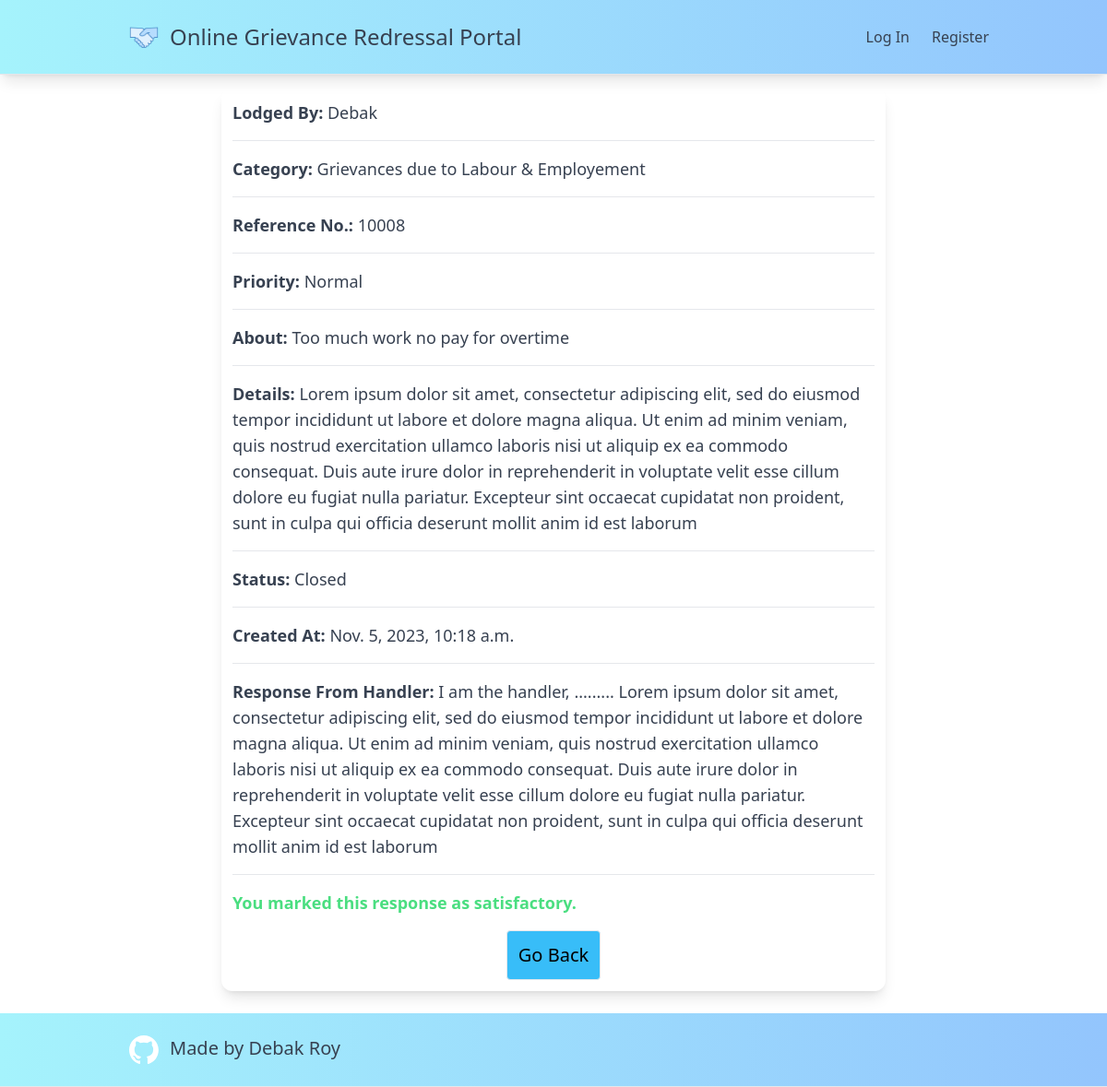
Screenshot of /grievance_detail/10008 with the database file from the repository.
### app/models.py (models this page shows, shortened)
class Grievance(models.Model):
    user = models.ForeignKey(User, on_delete=models.CASCADE, related_name='user')
    category = models.CharField(max_length=100)
    priority = models.CharField(max_length=100, choices=PRIORITY_CHOICES, default="Normal")
    details = models.CharField(max_length=2000)
    about = models.CharField(max_length=500, default="No Value")
    status = models.CharField(max_length=100, choices=STATUS_CHOICES, default="Registered")
    created_at = models.DateTimeField(auto_now_add=True)
    ref_no = models.IntegerField(default=100)
    handler_response = models.CharField(max_length=500, default="")
    satisfied = models.BooleanField(default=False)

class User(AbstractUser):
    phone_number = models.IntegerField(default=0)
    address = models.CharField(max_length=500, default="No Value")
    state = models.CharField(max_length=100, default="No Value")
    gender = models.CharField(max_length=50, default="No Value")
    handler = models.BooleanField(default=False)

### app/views.py (the view)
# urls.py: path("grievance_detail/<int:ref_no>", views.grievance_detail, name="grievance_detail"),
def grievance_detail(request, ref_no):
    grievance_obj = Grievance.objects.get(ref_no=ref_no)
    return render(request, 'app/grievance_detail.html', {
        "grievance": grievance_obj,
        "response_len": len(grievance_obj.handler_response),
    })

### app/templates/app/grievance_detail.html (shortened to what this page needs)
{% extends 'app/dash_base.html' %}
{% block body %}
<div class="mt-24 w-3/5 mx-auto text-xl grid grid-col-1 gap-4 shadow-lg p-3 rounded-xl">
    <p class="text-gray-700 text-lg"><strong>Lodged By:</strong> {{ grievance.user.username }}</p><hr>
    <p class="text-gray-700 text-lg"><strong>Category:</strong> {{ grievance.category }}</p><hr>
    <p class="text-gray-700 text-lg"><strong>Reference No.:</strong> {{ grievance.ref_no }}</p><hr>
    <p class="text-gray-700 text-lg"><strong>Priority:</strong> {{ grievance.priority }}</p><hr>
    <p class="text-gray-700 text-lg"><strong>About:</strong> {{ grievance.about }}</p><hr>
    <p class="text-gray-700 text-lg"><strong>Details:</strong> {{ grievance.details }}</p><hr>
    <p class="text-gray-700 text-lg"><strong>Status:</strong> {{ grievance.status }}</p><hr>
    <p class="text-gray-700 text-lg"><strong>Created At:</strong> {{ grievance.created_at }}</p><hr>
    {% if request.user.handler %}
        <div>
            <form action="{% url 'handler_response' grievance.ref_no%}" method="post" class="w-full mx-auto flex flex-col">
                {% csrf_token %}
                <label class="text-gray-700 text-lg" for="about"><strong>Respond:</strong></label>
                <textarea class="text-lg px-3 py-2 mb-6 border border-gray-500 rounded-xl" required name="response" id="" cols="30" rows="3"></textarea>
                <input type="submit" class="p-3 border border-gray-200 bg-sky-400 hover:bg-sky-600 rounded mx-auto">
            </form>
        </div>
    {% else %}
        <div class="grid grid-col-1 gap-4">
            {% if response_len > 2 %}
                <p class="text-gray-700 text-lg"><strong>Response From Handler:</strong> {{ grievance.handler_response }}</p><hr>
                {% if not grievance.satisfied %}
                    <form action="{% url 'satisfied_fn' grievance.ref_no %}" method="post">
                        {% csrf_token %}
                        <strong class="text-gray-700 text-lg">Satisfied?</strong>
                        <input type="submit" name="satisfied" value="Yes" class="mx-3 px-2 py-1 border border-gray-200 bg-green-400 hover:bg-green-600 rounded">
                        <a href="{% url 'escalate' %}" class="mx-3 px-2 py-1 border border-gray-200 bg-red-400 hover:bg-red-600 rounded">No, then please escalate this grievance</a>
                    </form>
                {% else %}
                    <p class="text-green-400 text-lg"><strong>You marked this response as satisfactory.</strong></p>
                {% endif %}
            {% endif %}
        </div>
    {% endif %}
    <a href="{% url 'register_grievance' %}" class="p-3 border border-gray-200 bg-sky-400 hover:bg-sky-600 rounded mx-auto">Go Back</a>
</div>
{% endblock %}

### rows the page displays
Grievance: user.username "Debak", category "Grievances due to Labour & Employement", ref_no "10008", priority "Normal", about "Too much work no pay for overtime", details "Lorem ipsum dolor sit amet, consectetur adipiscing elit, sed do eiusmod tempor incididunt ut labore et dolore magna aliqua. Ut enim ad minim veniam, quis nostrud exercitation ullamco laboris nisi ut aliquip ex ea commodo consequat. Duis aute irure dolor in reprehenderit in voluptate velit esse cillum dolore eu fugiat nulla pariatur. Excepteur sint occaecat cupidatat non proident, sunt in culpa qui officia deserunt mollit anim id est laborum", status "Closed", created_at "Nov. 5, 2023, 10:18 a.m.", handler_response "I am the handler, ......... Lorem ipsum dolor sit amet, consectetur adipiscing elit, sed do eiusmod tempor incididunt ut labore et dolore magna aliqua. Ut enim ad minim veniam, quis nostrud exercitation ullamco laboris nisi ut aliquip ex ea commodo consequat. Duis aute irure dolor in reprehenderit in voluptate velit esse cillum dolore eu fugiat nulla pariatur. Excepteur sint occaecat cupidatat non proident, sunt in culpa qui officia deserunt mollit anim id est laborum"
